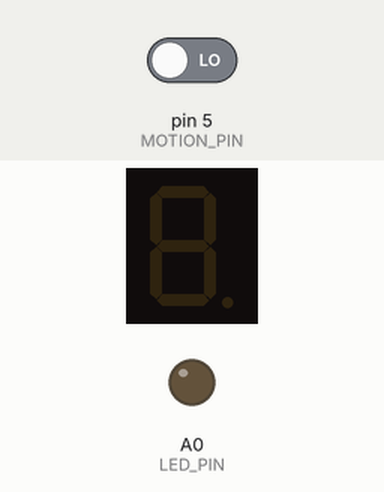
Simulated run of this sketch. Board: Arduino Uno, built with avr-gcc and run on an emulated ATmega328P. Parts: 1-digit seven-segment display, output pins drawn as LEDs (lit = HIGH). Wiring (inferred from the names in the program): 1-digit 7-segment display, segments lit when HIGH: segments pin 11, pin 10, pin 7, pin 8, pin 9, pin 12, pin 13, pin 6. Inputs (shaded band) come from the test bench; at power-on: pin 5 (MOTION_PIN) LOW. The segment pins are drawn as the display they are named for; pins used as bus, display or sensor lines are not drawn.

Above: at 1.2 s.
1.3 s: pin 5 (MOTION_PIN) driven HIGH
At 1.4 s:
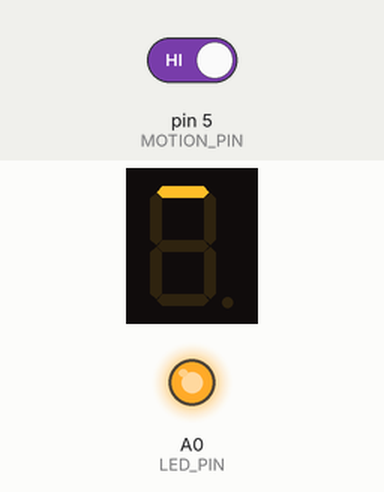
At 9.5 s:
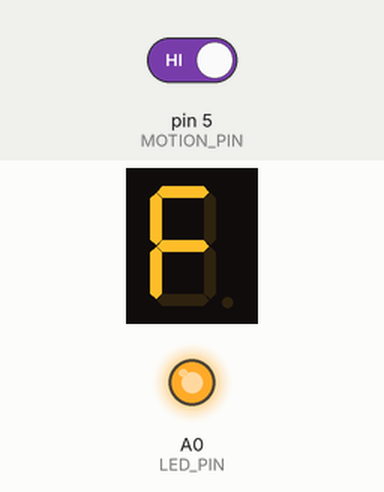
Timing chart, 0 to 11.0 s (numbered marks = the images above; inputs shaded):
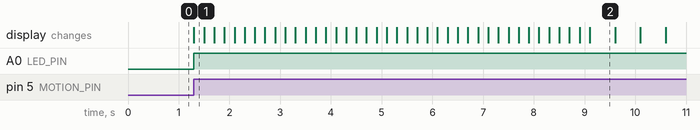

The sketch:

lab_5_motion_sensor.ino
```cpp
 const int G = 13;
 const int F = 12;
 const int A = 11;
 const int B = 10;
 const int E = 9;
 const int D = 8;
 const int C = 7;
 const int H = 6;

 const int MOTION_PIN = 5;
 const int LED_PIN = A0;

 const int TIMER_START = 30;
 const int TIMER_SPEED = 500;
 const int ANIMATION_SPEED = 200;


 void setup(void) {
   pinMode(A, OUTPUT);
   pinMode(B, OUTPUT);
   pinMode(C, OUTPUT);
   pinMode(D, OUTPUT);
   pinMode(E, OUTPUT);
   pinMode(F, OUTPUT);
   pinMode(G, OUTPUT);
   pinMode(H, OUTPUT);
   pinMode(LED_PIN, OUTPUT);
 }

 // Start
 void loop(void) {

   int time = 15;
   int MOTION_VALUE = digitalRead(MOTION_PIN);
   if (MOTION_VALUE == HIGH) {
     digitalWrite(LED_PIN, HIGH);
     if (TIMER_START > 15) {
       animation();
       reset();
     }
     while (time > -1) {
       switch (time) {
       case 15:
         fifteen();
         break;

       case 14:
         fourteen();
         break;

       case 13:
         thirteen();
         break;

       case 12:
         twelve();
         break;

       case 11:
         eleven();
         break;

       case 10:
         ten();
         break;

       case 9:
         nine();
         break;

       case 8:
         eight();
         break;

       case 7:
         seven();
         break;

       case 6:
         six();
         break;

       case 5:
         five();
         break;

       case 4:
         four();
         break;

       case 3:
         three();
         break;

       case 2:
         two();
         break;

       case 1:
         one();
         break;

       case 0:
         zero();
         break;
       default:
         break;

       }
       delay(TIMER_SPEED);
       time--;
     }
     time = 15;
     reset();
     digitalWrite(LED_PIN, LOW);

   }
 }

 //My Functions

 void zero(void) {
   digitalWrite(A, HIGH);
   digitalWrite(B, HIGH);
   digitalWrite(C, HIGH);
   digitalWrite(D, HIGH);
   digitalWrite(E, HIGH);
   digitalWrite(F, HIGH);
   digitalWrite(G, LOW);
   digitalWrite(H, LOW);
 }

 void one(void) {
   digitalWrite(A, LOW);
   digitalWrite(B, HIGH);
   digitalWrite(C, HIGH);
   digitalWrite(D, LOW);
   digitalWrite(E, LOW);
   digitalWrite(F, LOW);
   digitalWrite(G, LOW);
   digitalWrite(H, LOW);
 }

 void two(void) {
   digitalWrite(A, HIGH);
   digitalWrite(B, HIGH);
   digitalWrite(C, LOW);
   digitalWrite(D, HIGH);
   digitalWrite(E, HIGH);
   digitalWrite(F, LOW);
   digitalWrite(G, HIGH);
   digitalWrite(H, LOW);
 }

 void three(void) {
   digitalWrite(A, HIGH);
   digitalWrite(B, HIGH);
   digitalWrite(C, HIGH);
   digitalWrite(D, HIGH);
   digitalWrite(E, LOW);
   digitalWrite(F, LOW);
   digitalWrite(G, HIGH);
   digitalWrite(H, LOW);
 }

 void four(void) {
   digitalWrite(A, LOW);
   digitalWrite(B, HIGH);
   digitalWrite(C, HIGH);
   digitalWrite(D, LOW);
   digitalWrite(E, LOW);
   digitalWrite(F, HIGH);
   digitalWrite(G, HIGH);
   digitalWrite(H, LOW);
 }

 void five(void) {
   digitalWrite(A, HIGH);
   digitalWrite(B, LOW);
   digitalWrite(C, HIGH);
   digitalWrite(D, HIGH);
   digitalWrite(E, LOW);
   digitalWrite(F, HIGH);
   digitalWrite(G, HIGH);
   digitalWrite(H, LOW);
 }

 void six(void) {
   digitalWrite(A, HIGH);
   digitalWrite(B, LOW);
   digitalWrite(C, HIGH);
   digitalWrite(D, HIGH);
   digitalWrite(E, HIGH);
   digitalWrite(F, HIGH);
   digitalWrite(G, HIGH);
   digitalWrite(H, LOW);
 }

 void seven(void) {
   digitalWrite(A, HIGH);
   digitalWrite(B, HIGH);
   digitalWrite(C, HIGH);
   digitalWrite(D, LOW);
   digitalWrite(E, LOW);
   digitalWrite(F, LOW);
   digitalWrite(G, LOW);
   digitalWrite(H, LOW);
 }

 void eight(void) {
   digitalWrite(A, HIGH);
   digitalWrite(B, HIGH);
   digitalWrite(C, HIGH);
   digitalWrite(D, HIGH);
   digitalWrite(E, HIGH);
   digitalWrite(F, HIGH);
   digitalWrite(G, HIGH);
   digitalWrite(H, LOW);
 }

 void nine(void) {
   digitalWrite(A, HIGH);
   digitalWrite(B, HIGH);
   digitalWrite(C, HIGH);
   digitalWrite(D, HIGH);
   digitalWrite(E, LOW);
   digitalWrite(F, HIGH);
   digitalWrite(G, HIGH);
   digitalWrite(H, LOW);
 }

 void ten(void) {
   digitalWrite(A, HIGH);
   digitalWrite(B, HIGH);
   digitalWrite(C, HIGH);
   digitalWrite(D, HIGH);
   digitalWrite(E, HIGH);
   digitalWrite(F, LOW);
   digitalWrite(G, HIGH);
   digitalWrite(H, LOW);
 }

 void eleven(void) {
   digitalWrite(A, LOW);
   digitalWrite(B, LOW);
   digitalWrite(C, HIGH);
   digitalWrite(D, HIGH);
   digitalWrite(E, HIGH);
   digitalWrite(F, HIGH);
   digitalWrite(G, HIGH);
   digitalWrite(H, LOW);
 }
 void twelve(void) {
   digitalWrite(A, HIGH);
   digitalWrite(B, LOW);
   digitalWrite(C, LOW);
   digitalWrite(D, HIGH);
   digitalWrite(E, HIGH);
   digitalWrite(F, HIGH);
   digitalWrite(G, LOW);
   digitalWrite(H, LOW);
 }
 void thirteen(void) {
   digitalWrite(A, LOW);
   digitalWrite(B, HIGH);
   digitalWrite(C, HIGH);
   digitalWrite(D, HIGH);
   digitalWrite(E, HIGH);
   digitalWrite(F, LOW);
   digitalWrite(G, HIGH);
   digitalWrite(H, LOW);
 }
 void fourteen(void) {
   digitalWrite(A, HIGH);
   digitalWrite(B, LOW);
   digitalWrite(C, LOW);
   digitalWrite(D, HIGH);
   digitalWrite(E, HIGH);
   digitalWrite(F, HIGH);
   digitalWrite(G, HIGH);
   digitalWrite(H, LOW);
 }
 void fifteen(void) {
   digitalWrite(A, HIGH);
   digitalWrite(B, LOW);
   digitalWrite(C, LOW);
   digitalWrite(D, LOW);
   digitalWrite(E, HIGH);
   digitalWrite(F, HIGH);
   digitalWrite(G, HIGH);
   digitalWrite(H, LOW);
 }
 void reset(void) {
   digitalWrite(A, LOW);
   digitalWrite(B, LOW);
   digitalWrite(C, LOW);
   digitalWrite(D, LOW);
   digitalWrite(E, LOW);
   digitalWrite(F, LOW);
   digitalWrite(G, LOW);
   digitalWrite(H, LOW);
 }

 void animation(void) {
   int animation_pin[] = {
     A,
     B,
     C,
     D,
     E,
     F
   };
   int ANIMATION_DURATION = TIMER_START - 15;
   int i = 0;
   int time_total = 0;
   while (ANIMATION_DURATION > 0) {
     if (i == 6) {
       i = 0;
     }
     if (time_total >= TIMER_SPEED) {
       ANIMATION_DURATION--;
       time_total -= TIMER_SPEED;
     }
     reset();
     digitalWrite(animation_pin[i], HIGH);
     delay(ANIMATION_SPEED);
     time_total += ANIMATION_SPEED;
     i++;
   }
 }
```

Measured:
- after the input at 1.3 s, A0 (LED_PIN): LOW → HIGH at once; the display: changes at once (image 1)
- what the display in image 2 shows lasts 0.5 s, from 9.1 s to 9.6 s
